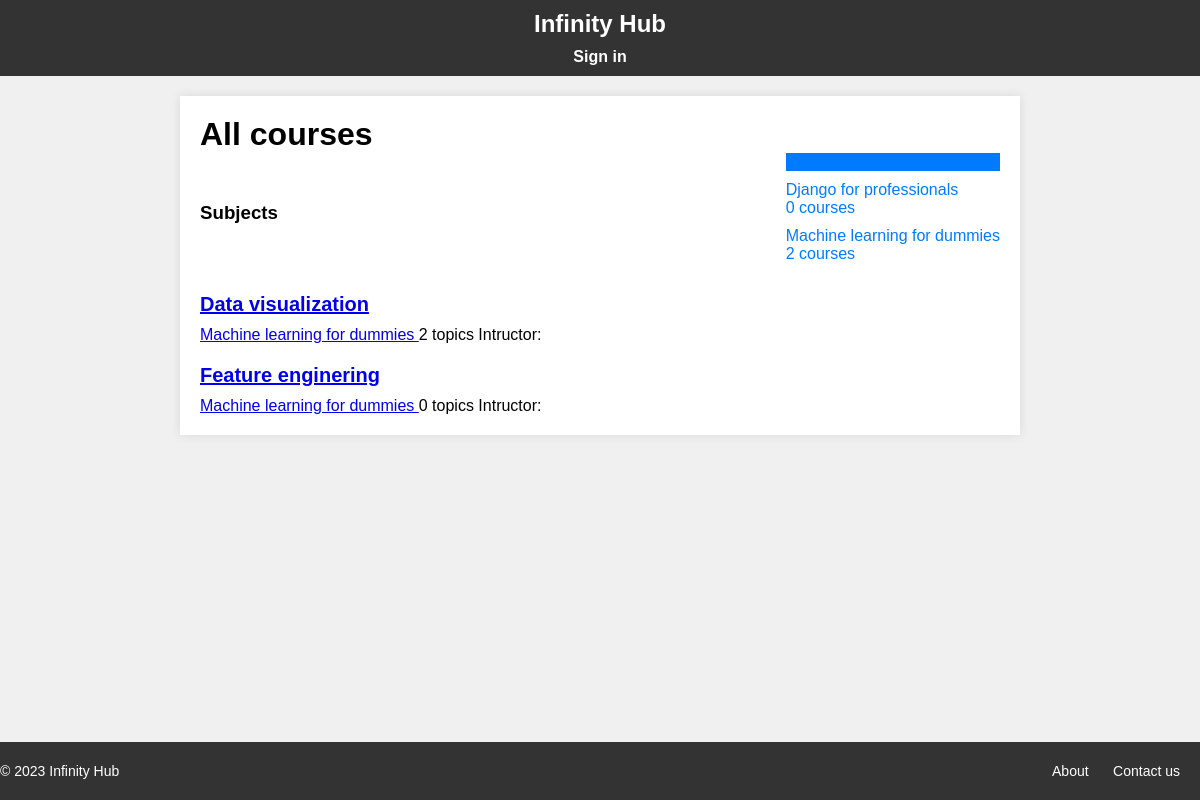
The page / on the database its author committed.
### courses/models.py (models this page shows, shortened)
class Subject(models.Model):
    title = models.CharField(max_length=200)
    slug = models.CharField(max_length=200, unique=True)
    class Meta:
        ordering = ['title']
    def __str__(self) -> str:
        return self.title

class Course(models.Model):
    owner = models.ForeignKey(User, related_name="courses_created",on_delete=models.CASCADE)
    students = models.ManyToManyField(User, related_name='courses_joined', blank=True)
    subject = models.ForeignKey(Subject, related_name="courses", on_delete=models.CASCADE)
    title = models.CharField(max_length=200)
    slug = models.SlugField(max_length=200, unique=True)
    overview = models.TextField()
    created = models.DateTimeField(auto_now_add=True)
    class Meta:
        ordering = ['-created']

### courses/views.py (the view)
# urls.py: path('', CourseListView.as_view(), name='course_list'),
class CourseListView(TemplateResponseMixin, View):
    model = Course
    template_name = 'courses/course/list.html'
    def get(self, request, subject=None):
        subjects = cache.get('all_subjects')
        if not subjects:
            subjects = Subject.objects.annotate(total_courses=Count('courses'))
            cache.set('all_subjects', subjects)
        all_courses = Course.objects.annotate(total_topics = Count('topics'))
        if subject:
            key = f'subject_{subject.id}_courses'
            courses = cache.get(key)
            if not courses:
                courses = all_courses.filter(subject=subject)
                cache.set(key, courses)
        else:
            courses = cache.get('all_courses')
            if not courses:
                courses = all_courses
                cache.set('all_courses', courses)
        return self.render_to_response({
            'subjects': subjects,
            'subject': subject,
            'courses': courses
            })

### courses/templates/courses/course/list.html (shortened to what this page needs)
{% extends "base.html" %}
{% block content %}
    <h1>
        {% if subject %}
        {{ subject.title }} courses
        {% else %}
        All courses
        {% endif %}
    </h1>
    <div class="container">
        <h3>Subjects </h3>
        <ul id="topics">
            <li {% if not subject %} class="selected"{% endif %}>
                <a href="{% url "course_list" %}">All</a>
            </li>
            {% for s in subjects  %}
            <li {% if subject == s %}class="selected"{% endif %}>
                <a href="{% url "course_list_subject" s.slug %}">
                    {{ s.title}}
                    <br><span>{{ s.total_courses }} courses</span>
                </a>
            </li>
            {% endfor %}
        </ul>
    </div>
    <div class="topic">
        {% for course in courses %}
        {% with subject=course.subject %}
        <h3>
            <a href="{% url "course_detail" course.slug%}">
                {{ course.title }}
            </a>
        </h3>
        <p>
            <a href="{% url "course_list_subject" subject.slug%}">
                {{ subject }}
            </a>
            {{ course.total_topics }} topics
            Intructor: {{ course.owner.get_full_name }}
        </p>
        {% endwith %}
        {% endfor %}
    </div>
{% endblock content %}

### courses/static/css/base.css (style rules this page uses)
body, h1, h2, p, ul, li { margin: 0; padding: 0; }
body { background-color: #f0f0f0; font-family: Arial, sans-serif; }
#topics { list-style: none; padding: 0; }
#topics li { margin-bottom: 10px; }
#topics li.selected { background-color: #007bff; color: #fff; }
#topics li a { text-decoration: none; color: #007bff; }
.topic { margin-top: 20px; }
.topic h3 { font-size: 20px; margin-bottom: 10px; }
.container { max-width: 1200px; margin: 0 auto; display: flex; justify-content: space-between; align-items: center; }

### rows shown on the page
Subject: title "Django for professionals", total_courses "0"
Subject: title "Machine learning for dummies", total_courses "2"
Course: title "Data visualization", subject "Machine learning for dummies", total_topics "2"
Course: title "Feature enginering", subject "Machine learning for dummies", total_topics "0"
